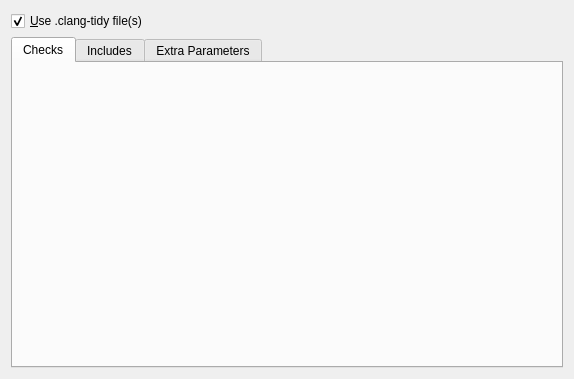
<?xml version="1.0" encoding="UTF-8"?>
<ui version="4.0">
 <class>ClangTidy::ProjectConfigPage</class>
 <widget class="QWidget" name="ClangTidy::ProjectConfigPage">
  <property name="geometry">
   <rect>
    <x>0</x>
    <y>0</y>
    <width>574</width>
    <height>379</height>
   </rect>
  </property>
  <layout class="QVBoxLayout" name="verticalLayout">
   <item>
    <widget class="QCheckBox" name="kcfg_useConfigFile">
     <property name="text">
      <string>&amp;Use .clang-tidy file(s)</string>
     </property>
     <property name="checked">
      <bool>true</bool>
     </property>
    </widget>
   </item>
   <item>
    <widget class="QTabWidget" name="tabWidget">
     <property name="currentIndex">
      <number>0</number>
     </property>
     <widget class="QWidget" name="checksTab">
      <attribute name="title">
       <string>Checks</string>
      </attribute>
      <property name="enabled">
       <bool>false</bool>
      </property>
      <layout class="QVBoxLayout" name="verticalLayout_2">
       <item>
        <widget class="ClangTidy::CheckSelection" name="kcfg_enabledChecks" native="true"/>
       </item>
      </layout>
     </widget>
     <widget class="QWidget" name="tab_3">
      <attribute name="title">
       <string>Includes</string>
      </attribute>
      <layout class="QFormLayout" name="formLayout_2">
       <item row="0" column="0">
        <widget class="QLabel" name="label_3">
         <property name="text">
          <string>&amp;Check system headers:</string>
         </property>
         <property name="buddy">
          <cstring>kcfg_checkSystemHeaders</cstring>
         </property>
        </widget>
       </item>
       <item row="0" column="1">
        <widget class="QCheckBox" name="kcfg_checkSystemHeaders"/>
       </item>
       <item row="1" column="0">
        <widget class="QLabel" name="headerFilterLabel">
         <property name="text">
          <string>Header fi&amp;lter:</string>
         </property>
         <property name="enabled">
          <bool>false</bool>
         </property>
         <property name="buddy">
          <cstring>kcfg_headerFilter</cstring>
         </property>
        </widget>
       </item>
       <item row="1" column="1">
        <widget class="QLineEdit" name="kcfg_headerFilter">
         <property name="toolTip">
          <string>&lt;html&gt;&lt;head/&gt;&lt;body&gt;&lt;p&gt;Regular expression matching the names of the headers to output diagnostics from. Diagnostics from the main file of each translation unit are always displayed. Can be used together with -line-filter.&lt;/p&gt;&lt;/body&gt;&lt;/html&gt;</string>
         </property>
         <property name="clearButtonEnabled">
          <bool>true</bool>
         </property>
         <property name="enabled">
          <bool>false</bool>
         </property>
        </widget>
       </item>
      </layout>
     </widget>
     <widget class="QWidget" name="tab_2">
      <attribute name="title">
       <string>Extra Parameters</string>
      </attribute>
      <layout class="QFormLayout" name="formLayout">
       <item row="0" column="0">
        <widget class="QLabel" name="label_2">
         <property name="text">
          <string>E&amp;xtra parameters:</string>
         </property>
         <property name="buddy">
          <cstring>kcfg_additionalParameters</cstring>
         </property>
        </widget>
       </item>
       <item row="0" column="1">
        <widget class="QLineEdit" name="kcfg_additionalParameters">
         <property name="toolTip">
          <string>&lt;html&gt;&lt;head/&gt;&lt;body&gt;&lt;p&gt;Additional command line options to pass to clang-tidy.&lt;/p&gt;&lt;/body&gt;&lt;/html&gt;</string>
         </property>
         <property name="clearButtonEnabled">
          <bool>true</bool>
         </property>
        </widget>
       </item>
      </layout>
     </widget>
    </widget>
   </item>
  </layout>
 </widget>
 <customwidgets>
  <customwidget>
   <class>ClangTidy::CheckSelection</class>
   <extends>QWidget</extends>
   <header>config/checkselection.h</header>
  </customwidget>
 </customwidgets>
 <resources/>
 <connections>
  <connection>
   <sender>kcfg_useConfigFile</sender>
   <signal>toggled(bool)</signal>
   <receiver>checksTab</receiver>
   <slot>setDisabled(bool)</slot>
  </connection>
  <connection>
   <sender>kcfg_useConfigFile</sender>
   <signal>toggled(bool)</signal>
   <receiver>kcfg_headerFilter</receiver>
   <slot>setDisabled(bool)</slot>
  </connection>
  <connection>
   <sender>kcfg_useConfigFile</sender>
   <signal>toggled(bool)</signal>
   <receiver>headerFilterLabel</receiver>
   <slot>setDisabled(bool)</slot>
  </connection>
 </connections>
</ui>
